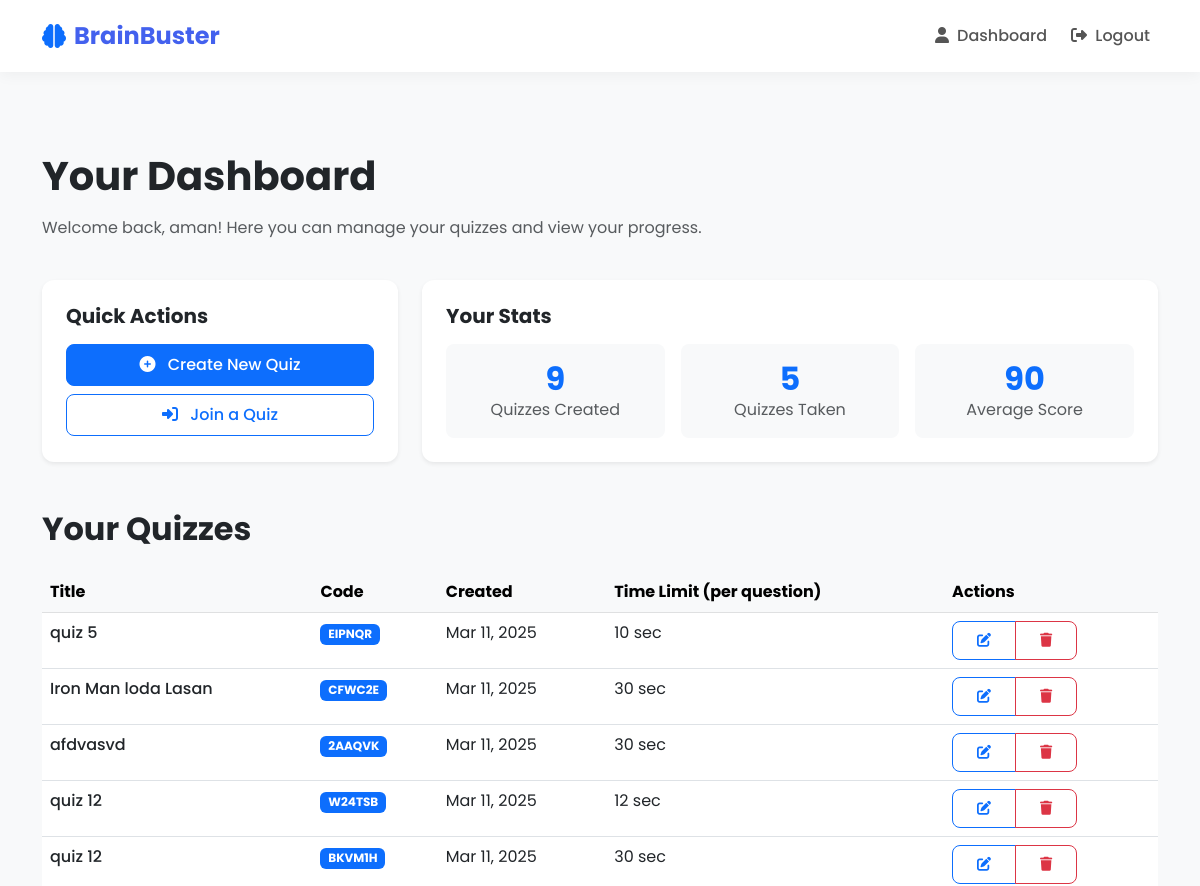
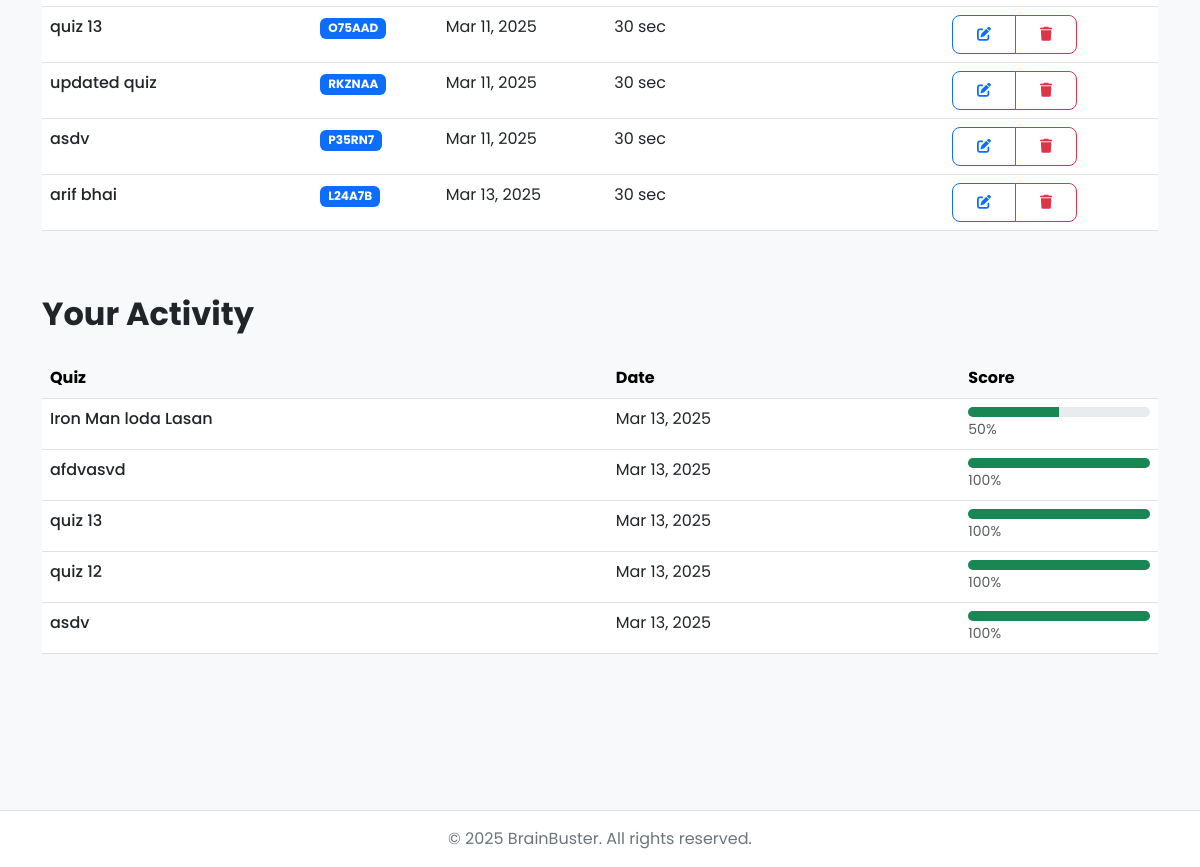
Before: /quizzes/ (signed in) with the older database file (2 pictures, top to bottom).
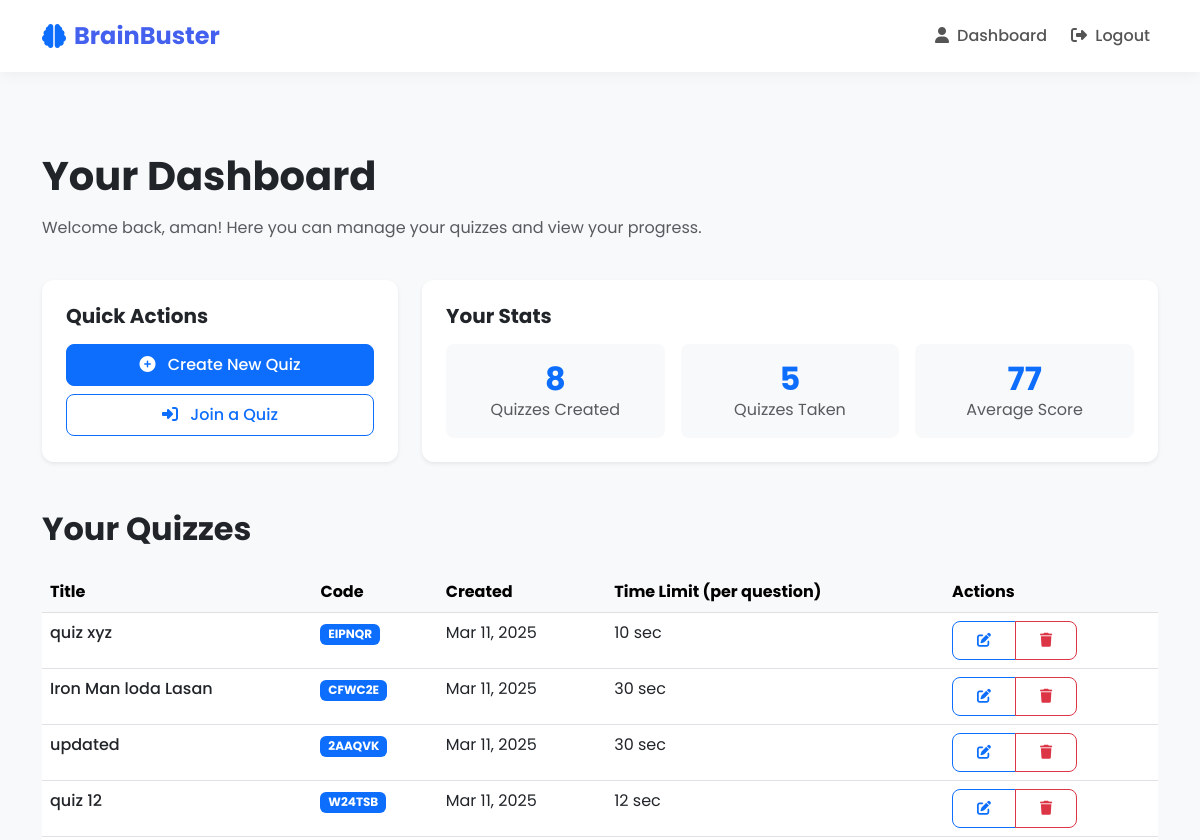
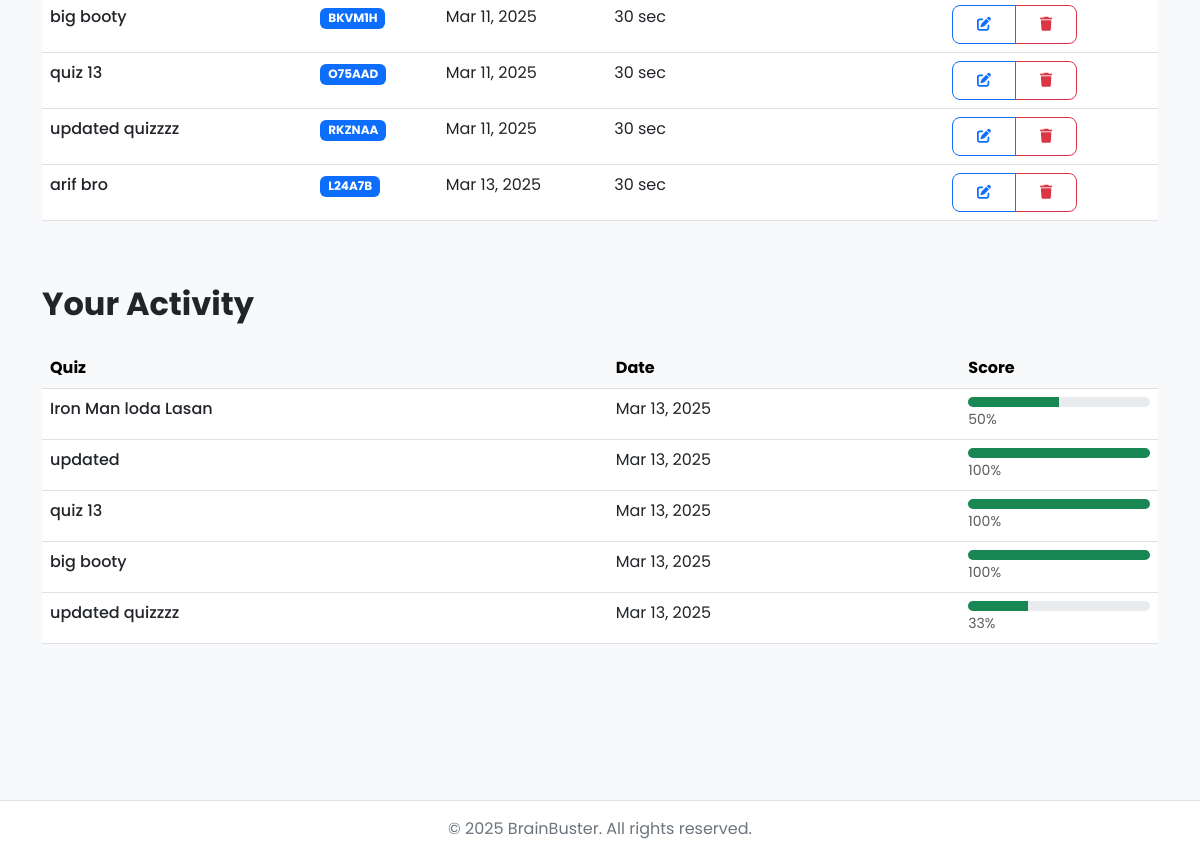
After: the same page with the newer database file (2 pictures, top to bottom).
### quizzes/models.py (models this page shows, shortened)
class Quiz(models.Model):
    title = models.CharField(max_length=255)
    description = models.TextField(blank=True, null=True)
    icon = models.CharField(max_length=50, default="question-circle")
    code = models.CharField(max_length=10, unique=True, default=generate_unique_code)
    created_by = models.ForeignKey(User, on_delete=models.CASCADE, related_name='quizzes')
    created_at = models.DateTimeField(auto_now_add=True)
    time_limit_per_question = models.IntegerField(help_text="Time limit in seconds", default=30)

class Participation(models.Model):
    user = models.ForeignKey(User, on_delete=models.CASCADE, related_name='participations')
    quiz = models.ForeignKey(Quiz, on_delete=models.CASCADE, related_name='participations')
    score = models.FloatField(default=0.0)
    submitted_at = models.DateTimeField(auto_now_add=True)
    time_taken = models.IntegerField(default=0, help_text="Total time taken in seconds")
    class Meta:
        unique_together = ('user', 'quiz')

### quizzes/views.py (the view)
# urls.py: path('', views.dashboard, name='quiz_dashboard'),
@login_required
def dashboard(request):
    created_quizzes = Quiz.objects.filter(created_by=request.user)
    participated_quizzes = request.user.participations.all().select_related('quiz')
    total_score = sum(p.score for p in participated_quizzes if p.score is not None)
    total_quizzes = participated_quizzes.count()
    average_score = round(total_score / total_quizzes) if total_quizzes > 0 else 0
    return render(request, 'quizzes/dashboard.html', {
        'created_quizzes': created_quizzes,
        'participated_quizzes': participated_quizzes,
        'average_score': average_score,  # Pass it to the template
    })

### templates/quizzes/dashboard.html (shortened to what the changed rows need)
{% extends 'base.html' %}
{% block content %}
<div class="container py-5">
    <div class="row mb-4">
        <div class="col-12">
            <h1 class="fw-bold mb-3">Your Dashboard</h1>
        </div>
    </div>
    <div class="row g-4">
        <div class="col-md-8">
            <div class="card h-100 shadow-sm border-0">
                <div class="card-body p-4">
                    <div class="row g-3 text-center">
                        <div class="col-4">
                            <div class="p-3 bg-light rounded-3">
                                <h2 class="text-primary fw-bold mb-0">{{ created_quizzes.count }}</h2>
                                <p class="text-muted mb-0">Quizzes Created</p>
                            </div>
                        </div>
                        <div class="col-4">
                            <div class="p-3 bg-light rounded-3">
                                <h2 class="text-primary fw-bold mb-0">{{ user.participations.count }}</h2>
                            </div>
                        </div>
                        <div class="col-4">
                            <div class="p-3 bg-light rounded-3">
                                <h2 class="text-primary fw-bold mb-0">{{ average_score }}</h2>
                                <p class="text-muted mb-0">Average Score</p>
                            </div>
                        </div>
                    </div>
                </div>
            </div>
        </div>
    </div>
    <div class="row mt-5">
        <div class="col-12">
            <h2 class="fw-bold mb-4">Your Quizzes</h2>
            {% if created_quizzes %}
                <div class="table-responsive">
                    <table class="table table-hover">
                        <thead class="table-light">
                            <tr>
                                <th>Title</th>
                                <th>Code</th>
                                <th>Created</th>
                                <th>Time Limit (per question)</th>
                                <th>Actions</th>
                            </tr>
                        </thead>
                        <tbody>
                            {% for quiz in created_quizzes %}
                            <tr>
                                <td class="fw-medium">{{ quiz.title }}</td>
                                <td><span class="badge bg-primary">{{ quiz.code }}</span></td>
                                <td>{{ quiz.created_at|date:"M d, Y" }}</td>
                                <td>{{ quiz.time_limit_per_question }} sec</td>
                                <td>
                                    <div class="btn-group">
                                        <a href="{% url 'edit_quiz' quiz.id %}" class="btn btn-sm btn-outline-primary">
                                            <i class="fas fa-edit"></i>
                                        </a>
                                        <button type="button" class="btn btn-sm btn-outline-danger delete-quiz-btn"
                                                data-bs-toggle="modal" data-bs-target="#deleteQuizModal"
                                                data-quiz-id="{{ quiz.id }}" data-quiz-title="{{ quiz.title }}">
                                            <i class="fas fa-trash"></i>
                                        </button>
                                    </div>
                                </td>
                            </tr>
                            {% endfor %}
                        </tbody>
                    </table>
                </div>
            {% endif %}
        </div>
    </div>
    <div class="row mt-5">
        <div class="col-12">
            <h2 class="fw-bold mb-4">Your Activity</h2>
            {% if user.participations.all %}
                <div class="table-responsive">
                    <table class="table table-hover">
                        <thead class="table-light">
                            <tr>
                                <th>Quiz</th>
                                <th>Date</th>
                                <th>Score</th>
                            </tr>
                        </thead>
                        <tbody>
                            {% for participation in user.participations.all %}
                            <tr>
                                <td class="fw-medium">{{ participation.quiz.title }}</td>
                                <td>{{ participation.submitted_at|date:"M d, Y" }}</td>
                                <td>
                                    <div class="progress" style="height: 10px;">
                                        <div class="progress-bar bg-success" role="progressbar" style="width: {{ participation.score|floatformat:0 }}%;"
                                            aria-valuenow="{{ participation.score|floatformat:0 }}" aria-valuemin="0" aria-valuemax="100">
                                        </div>
                                    </div>
                                    <small class="text-muted">{{ participation.score|floatformat:0 }}%</small>
                                </td>
                            </tr>
                            {% endfor %}
                        </tbody>
                    </table>
                </div>
            {% endif %}
        </div>
    </div>
</div>
{% endblock %}

Changed rows visible on the page:
removed Quiz: title "asdv", code "P35RN7", created_at "Mar 11, 2025", time_limit_per_question "30"
removed Participation: quiz "asdv", submitted_at "Mar 13, 2025", score "100"
changed Quiz "EIPNQR": title "quiz 5" → "quiz xyz"
changed Quiz "2AAQVK": title "afdvasvd" → "updated"
changed Quiz "BKVM1H": title "quiz 12" → "big booty"
changed Quiz "RKZNAA": title "updated quiz" → "updated quizzzz"
changed Quiz: title "arif bhai" → "arif bro"
changed through a linked row, Participation: quiz "afdvasvd" → "updated"
changed through a linked row, Participation: quiz "quiz 12" → "big booty"
added Participation: quiz "updated quizzzz", submitted_at "Mar 13, 2025", score "33"
Other visible differences:
{{ created_quizzes.count }}: "9" → "8"
{{ average_score }}: "90" → "77"
